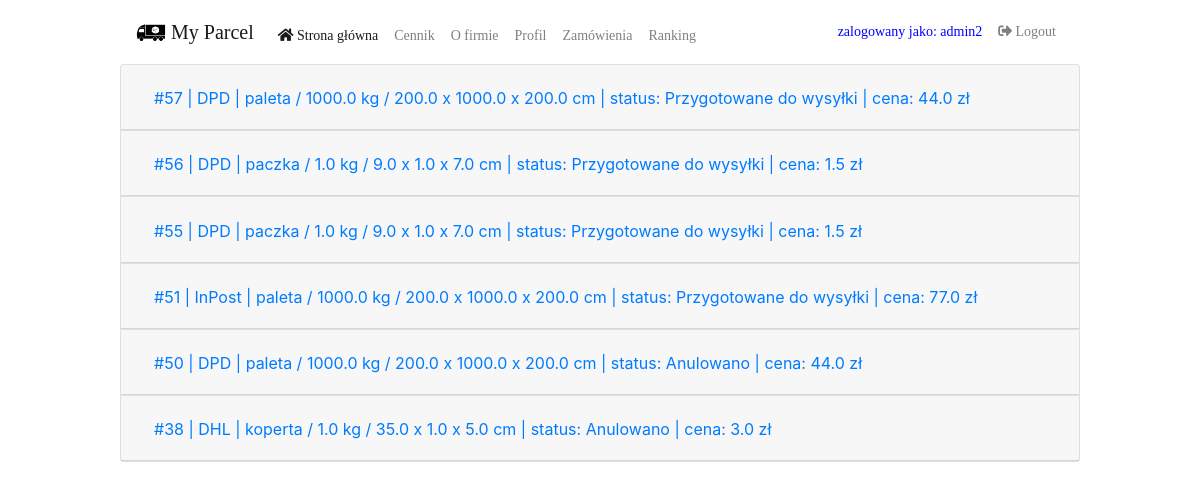
/orders/ (signed in), run on an earlier commit of the app's database.
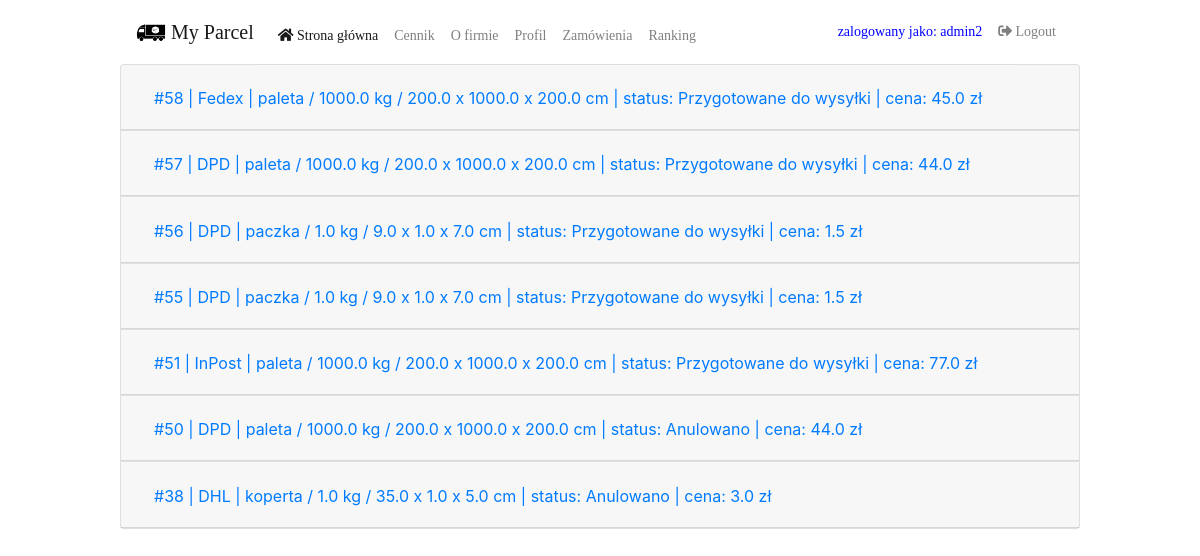
And on a later commit of the database.
### order/models.py (models this page shows)
class Order(models.Model):
    profile = models.ForeignKey(Profile, on_delete=models.PROTECT, null=False)  # profile_id != user_id
    courier = models.ForeignKey(Courier, on_delete=models.CASCADE, null=False)  # courier_id
    parcel = models.OneToOneField(Parcel, on_delete=models.CASCADE, null=False)  # parcel_id
    recipient = models.ForeignKey(RecipientAddress, on_delete=models.CASCADE, null=False)  # recipient_id
    sender = models.ForeignKey(SenderAddress, on_delete=models.CASCADE, null=False)  # sender_id
    status = models.IntegerField(
        default=0,
        choices=PACK_STATUS,
        validators=[MinValueValidator(0), MaxValueValidator(3)],
    )
    price = models.FloatField(validators=[MinValueValidator(0)])
    date = models.DateField(default=datetime.now)
    def __str__(self):
        return "#" + str(self.id) + " | " + str(self.courier) + " | " + str(
            self.parcel) + " | status: " + str(PACK_STATUS[self.status][1]) + " | cena: " + str(self.price) + " zł"

class Courier(models.Model):
    name = models.CharField(max_length=250)
    def __str__(self):
        return self.name

class Parcel(models.Model):
    length = models.FloatField(validators=[MinValueValidator(0)])
    width = models.FloatField(validators=[MinValueValidator(0)])
    height = models.FloatField(validators=[MinValueValidator(0)])
    weight = models.FloatField(validators=[MinValueValidator(0)])
    type = models.CharField(max_length=8)  # enum ???
    content = models.TextField(max_length=3000, blank=True)  # dodac blank
    def __str__(self):
        return self.type + " / " + str(self.weight) + " kg / " + str(self.length) + " x " + str(
            self.weight) + " x " + str(self.height) + " cm "

### order/views.py (the view, shortened to what this page needs)
# urls.py: path('orders/', views.OrdersView.as_view(), name='orders'),
class OrdersView(generic.TemplateView):
    template_name = 'order/user_orders.html'
    def dispatch(self, request, *args, **kwargs):
        if self.request.user.is_authenticated:
            return super(OrdersView, self).dispatch(request, *args, **kwargs)
        return redirect('order:index')
    def get_context_data(self, **kwargs):
        context = super().get_context_data(**kwargs)
        get_profile = Profile.objects.get(user_id=self.request.user.id)
        get_order_list = Order.objects.filter(profile_id=get_profile.id).order_by('-id')
        context['order_list'] = get_order_list
        if self.request.session.get('order_success') is not None:
            context['order_success'] = self.request.session.get('order_success')
            del self.request.session['order_success']
        return context

### order/models.py (called while the page is built)
    def __str__(self):
        show_nip = self.nip
        show_apartment_number = self.apartment_number
        show_company = self.company_name
        if show_nip is None:
            show_nip = ""
        else:
            show_nip = " - nip: " + show_nip
        if show_apartment_number is None:
            show_apartment_number = ""
        else:
            show_apartment_number = "/" + str(show_apartment_number)
        if show_company is None:
            show_company = ""
        return str(self.name) + " " + str(self.surname) + " | " + str(
            self.zip_code) + " " + str(self.city) + " ul. " + str(self.street) + " " + str(
            self.house_number) + str(
            show_apartment_number) + " | tel: " + str(self.telephone_number) + " | " + str(
            self.email_address) + " | " + str(show_company) + str(show_nip)

### order/templates/order/user_orders.html (shortened to what this page needs)
{% extends 'order/base.html' %}
{% block body %}
<div class="row">
    <div class="col-lg-12">
        <div class="accordion" id="accordionOrder">
            {% for order in order_list %}
            <div class="card">
                <div class="card-header" id="heading{{ forloop.counter }}">
                    <h2 class="mb-0">
                        <button class="btn btn-link" type="button" data-toggle="collapse"
                                data-target="#collapse{{ forloop.counter }}"
                                aria-expanded="true" aria-controls="collapse{{ forloop.counter }}">
                            {{ order }}
                        </button>
                    </h2>
                </div>
            </div>
            {% endfor %}
        </div>
    </div>
</div>
{% endblock %}

What changed in the data, as far as the page shows it:
added Order: id+courier+parcel "#58 | Fedex | paleta / 1000.0 kg / 200.0 x 1000.0 x 200.0 cm | status: Przygotowane do wysyłki | cena: 45.0 zł"
